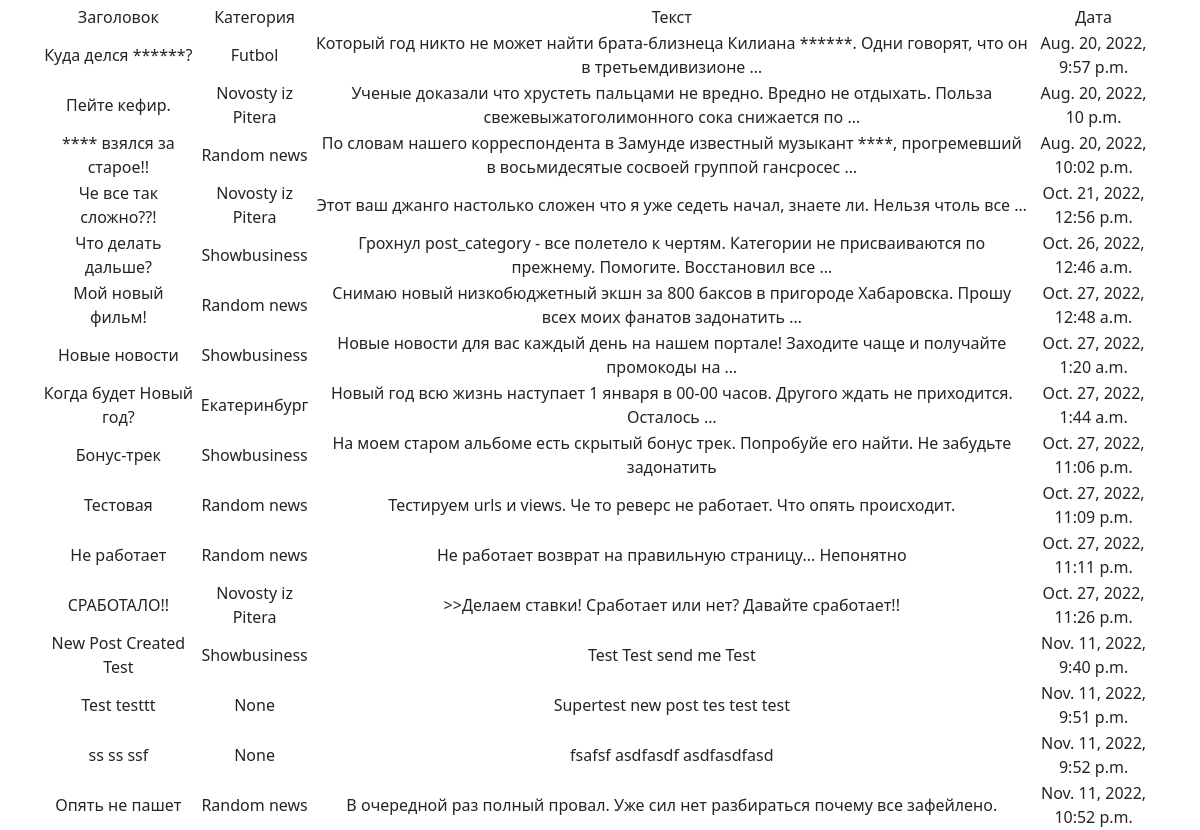
Page /news/search/ (lower part) on the earlier database version.
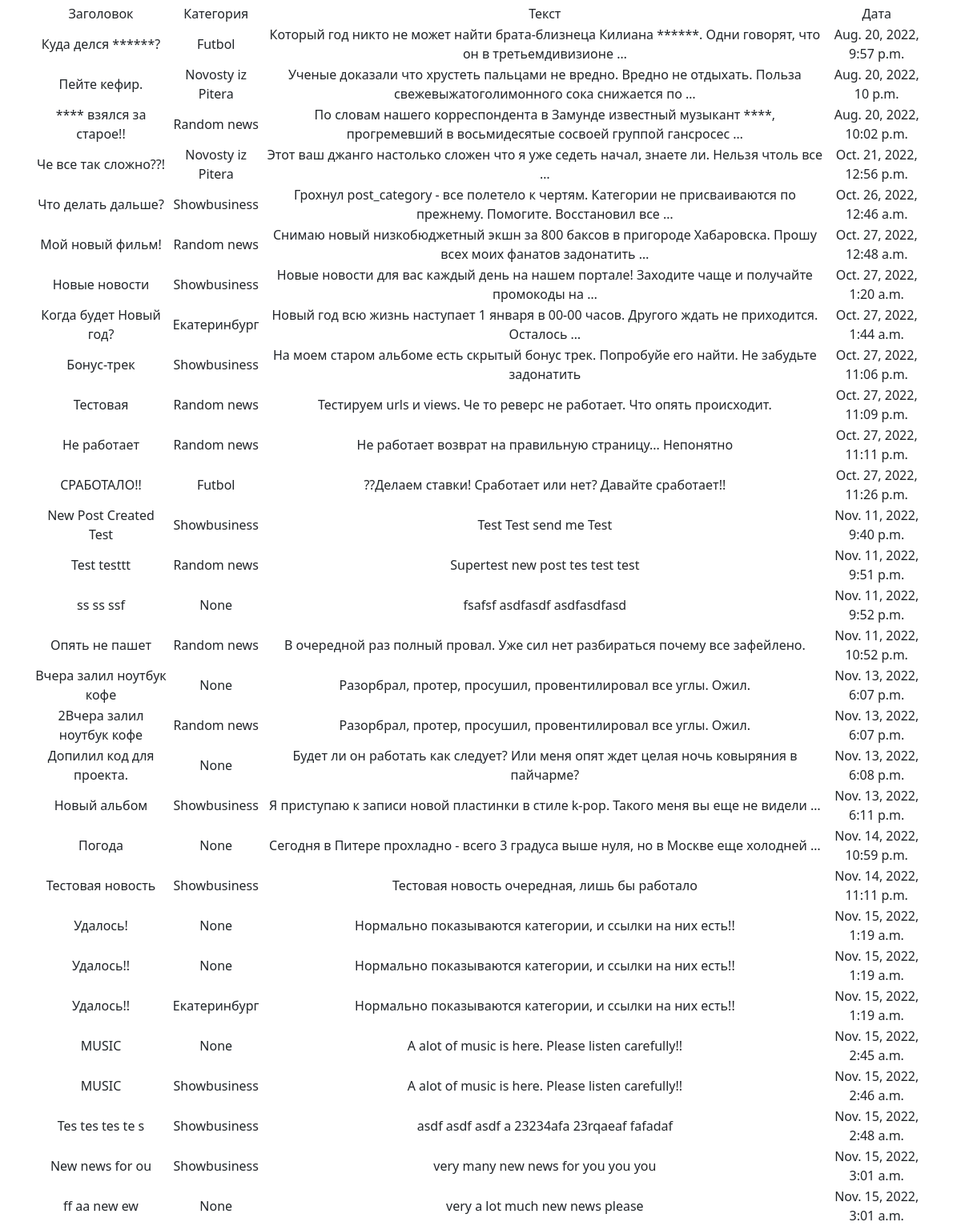
Same page on the later database version.
### News/models.py (models this page shows, shortened)
class Post(models.Model):
    author = models.ForeignKey(Author, on_delete=models.CASCADE)
    post_time = models.DateTimeField(auto_now_add = True)
    post_type = models.CharField(max_length=3, choices = CHOICES, default = news)
    title = models.CharField(max_length=255)
    content = models.TextField()
    post_rating = models.IntegerField(default=0)
    category = models.ManyToManyField(Category, through = 'PostCategory')
    def categoria(self):
        for categ in self.category.all():
            return categ

class Category(models.Model):
    category_name = models.CharField(max_length=255, unique = True, null=True, blank=True)
    subscribers = models.ManyToManyField(User, related_name ='categories')
    def __str__(self):
       return f'{self.category_name}'

### News/views.py (the view)
# urls.py: path('search/', PostSearcher.as_view(), name='post_search'),
class PostSearcher(ListView):
    model = Post
    template_name = 'post_search.html'
    context_object_name = 'post_search'
    def get_queryset(self):
        queryset = super().get_queryset()
        self.filterset = PostFilter(self.request.GET, queryset)
        return self.filterset.qs
    def get_context_data(self, **kwargs):
        context = super().get_context_data(**kwargs)
        context['filterset'] = self.filterset
        return context

### News/models.py (called while the page is built)
    def __str__(self):
        return f'{self.user.username}'

### News/templatetags/custom_filters.py (called while the page is built)
@register.filter()
def cenzura(value):
    for word in Slovechki:
        value = value.replace(word, '*' * len(word))
    return value

### News/templatetags/custom_tags.py (called while the page is built)
@register.simple_tag()
def current_time(format_string='%b %d %Y'):
   return datetime.utcnow().strftime(format_string)

### templates/post_search.html (shortened to what this page needs)
{% extends 'flatpages/default.html' %}
{% load custom_filters %}
{% load custom_tags %}
{% block content %}
   {% if post_search %}
        <table>
            <tr>
                <td>Заголовок</td>
                <td/> Категория </td>
                <td>Текст</td>
                <td>Дата</td>
            </tr>
            {% for post in post_search %}
            <tr>
                <td>{{post.title | cenzura}}</td>
                <td/> {{post.categoria}} </td>
                <td>{{post.content|truncatewords:15 | cenzura}}</td>
                <td>{{post.post_time}}</td>
            </tr>
            {% endfor %}
        </table>
   {% else %}
       <h2>Публикации не найдены!</h2>
   {% endif %}
{% endblock content %}

Differences in the rows shown:
changed Post "СРАБОТАЛО!!": categoria "Novosty iz Pitera" → "Futbol"; content|cenzura ">>Делаем ставки! Сработает или нет? Давайте сработает!!" → "??Делаем ставки! Сработает или нет? Давайте сработает!!"
computed for Post "Test testtt": categoria "None" → "Random news"
added Post: title|cenzura "Вчера залил ноутбук кофе", categoria "None", content|cenzura "Разорбрал, протер, просушил, провентилировал все углы. Ожил.", post_time "Nov. 13, 2022, 6:07 p.m."
added Post: title|cenzura "2Вчера залил ноутбук кофе", categoria "Random news", content|cenzura "Разорбрал, протер, просушил, провентилировал все углы. Ожил.", post_time "Nov. 13, 2022, 6:07 p.m."
added Post: title|cenzura "Допилил код для проекта.", categoria "None", content|cenzura "Будет ли он работать как следует? Или меня опят ждет целая ночь ковыряния в пайчарме?", post_time "Nov. 13, 2022, 6:08 p.m."
added Post: title|cenzura "Новый альбом", categoria "Showbusiness", content|cenzura "Я приступаю к записи новой пластинки в стиле k-pop. Такого меня вы еще не видели …", post_time "Nov. 13, 2022, 6:11 p.m."
added Post: title|cenzura "Погода", categoria "None", content|cenzura "Сегодня в Питере прохладно - всего 3 градуса выше нуля, но в Москве еще холодней …", post_time "Nov. 14, 2022, 10:59 p.m."
added Post: title|cenzura "Тестовая новость", categoria "Showbusiness", content|cenzura "Тестовая новость очередная, лишь бы работало", post_time "Nov. 14, 2022, 11:11 p.m."
added Post: title|cenzura "Удалось!", categoria "None", content|cenzura "Нормально показываются категории, и ссылки на них есть!!", post_time "Nov. 15, 2022, 1:19 a.m."
added Post: title|cenzura "Удалось!!", categoria "None", content|cenzura "Нормально показываются категории, и ссылки на них есть!!", post_time "Nov. 15, 2022, 1:19 a.m."
added Post: title|cenzura "Удалось!!", categoria "Екатеринбург", content|cenzura "Нормально показываются категории, и ссылки на них есть!!", post_time "Nov. 15, 2022, 1:19 a.m."
added Post: title|cenzura "MUSIC", categoria "None", content|cenzura "A alot of music is here. Please listen carefully!!", post_time "Nov. 15, 2022, 2:45 a.m."
added Post: title|cenzura "MUSIC", categoria "Showbusiness", content|cenzura "A alot of music is here. Please listen carefully!!", post_time "Nov. 15, 2022, 2:46 a.m."
added Post: title|cenzura "Tes tes tes te s", categoria "Showbusiness", content|cenzura "asdf asdf asdf a 23234afa 23rqaeaf fafadaf", post_time "Nov. 15, 2022, 2:48 a.m."
added Post: title|cenzura "New news for ou", categoria "Showbusiness", content|cenzura "very many new news for you you you", post_time "Nov. 15, 2022, 3:01 a.m."
added Post: title|cenzura "ff aa new ew", categoria "None", content|cenzura "very a lot much new news please", post_time "Nov. 15, 2022, 3:01 a.m."
